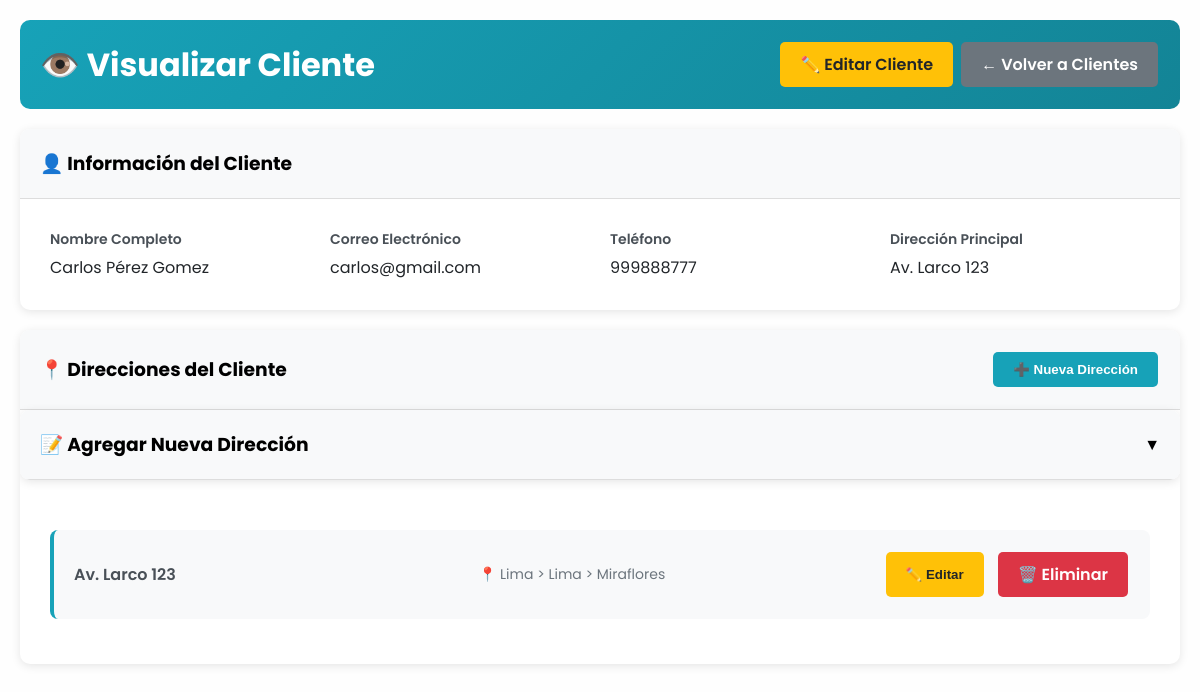
The page /admin/clientes/visualizar.php?id=1 (signed in) on the database its author committed.
### tables this page shows
CREATE TABLE IF NOT EXISTS `cliente` (
  `ID_CLIENTE` INT NOT NULL AUTO_INCREMENT,
  `NOMBRE` VARCHAR(45) NULL,
  `APELLIDOS` VARCHAR(45) NULL,
  `CORREO` VARCHAR(45) NULL,
  `TELEFONO` VARCHAR(45) NULL,
  `DIRECCION` VARCHAR(45) NULL,
  PRIMARY KEY (`ID_CLIENTE`));

CREATE TABLE IF NOT EXISTS `direccion_cliente` (
  `ID_DIRECCION_CLIENTE` INT NOT NULL AUTO_INCREMENT,
  `CALLE` VARCHAR(45) NOT NULL,
  `NUMERO` VARCHAR(45) NOT NULL,
  `ID_DISTRITO` INT NOT NULL,
  `ID_CLIENTE` INT NOT NULL,
  PRIMARY KEY (`ID_DIRECCION_CLIENTE`, `ID_DISTRITO`),
  INDEX `fk_direccion_cliente_distrito1_idx` (`ID_DISTRITO` ASC) VISIBLE,
  INDEX `fk_direccion_cliente_cliente1_idx` (`ID_CLIENTE` ASC) VISIBLE,
  CONSTRAINT `fk_direccion_cliente_distrito1`
    FOREIGN KEY (`ID_DISTRITO`)
    REFERENCES `distrito` (`ID_DISTRITO`)
    ON DELETE NO ACTION
    ON UPDATE NO ACTION,
  CONSTRAINT `fk_direccion_cliente_cliente1`
    FOREIGN KEY (`ID_CLIENTE`)
    REFERENCES `cliente` (`ID_CLIENTE`)
    ON DELETE NO ACTION
    ON UPDATE NO ACTION);

CREATE TABLE IF NOT EXISTS `ciudad` (
  `ID_CIUDAD` INT NOT NULL AUTO_INCREMENT,
  `NOMBRE` VARCHAR(45) NOT NULL,
  PRIMARY KEY (`ID_CIUDAD`),
  UNIQUE INDEX `NOMBRE_UNIQUE` (`NOMBRE` ASC) VISIBLE);

CREATE TABLE IF NOT EXISTS `provincia` (
  `ID_PROVINCIA` INT NOT NULL AUTO_INCREMENT,
  `NOMBRE` VARCHAR(45) NOT NULL,
  `ID_CIUDAD` INT NOT NULL,
  PRIMARY KEY (`ID_PROVINCIA`),
  INDEX `fk_provincia_ciudad_idx` (`ID_CIUDAD` ASC) VISIBLE,
  CONSTRAINT `fk_provincia_ciudad`
    FOREIGN KEY (`ID_CIUDAD`)
    REFERENCES `ciudad` (`ID_CIUDAD`)
    ON DELETE NO ACTION
    ON UPDATE NO ACTION);

CREATE TABLE IF NOT EXISTS `distrito` (
  `ID_DISTRITO` INT NOT NULL AUTO_INCREMENT,
  `NOMBRE` VARCHAR(45) NOT NULL,
  `ID_PROVINCIA` INT NOT NULL,
  PRIMARY KEY (`ID_DISTRITO`),
  INDEX `fk_distrito_provincia1_idx` (`ID_PROVINCIA` ASC) VISIBLE,
  CONSTRAINT `fk_distrito_provincia1`
    FOREIGN KEY (`ID_PROVINCIA`)
    REFERENCES `provincia` (`ID_PROVINCIA`)
    ON DELETE NO ACTION
    ON UPDATE NO ACTION);

### admin/clientes/visualizar.php (the view, shortened to what this page needs)
<?php
$conexion = getConnection();
$id_cliente = $_GET['id'];
$stmt = $conexion->prepare("SELECT * FROM cliente WHERE ID_CLIENTE = ?");
$stmt->bind_param("i", $id_cliente);
$stmt->execute();
$resultado = $stmt->get_result();
$cliente = $resultado->fetch_assoc();
$query = "SELECT dc.*, d.NOMBRE as DISTRITO_NOMBRE, p.NOMBRE as PROVINCIA_NOMBRE, c.NOMBRE as CIUDAD_NOMBRE
          FROM direccion_cliente dc
          INNER JOIN distrito d ON dc.ID_DISTRITO = d.ID_DISTRITO
          INNER JOIN provincia p ON d.ID_PROVINCIA = p.ID_PROVINCIA
          INNER JOIN ciudad c ON p.ID_CIUDAD = c.ID_CIUDAD
          WHERE dc.ID_CLIENTE = ?
          ORDER BY dc.ID_DIRECCION_CLIENTE";
$stmt = $conexion->prepare($query);
$stmt->bind_param("i", $id_cliente);
$stmt->execute();
$direcciones_result = $stmt->get_result();
?>
<!DOCTYPE html>
<html lang="es">
<head>
    <link rel="stylesheet" href="../../style.css">
</head>
<body>
    <div class="admin-container">
        <div class="admin-header">
            <h1>👁️ Visualizar Cliente</h1>
            <div>
                <a href="editar.php?id=<?php echo $id_cliente; ?>" class="btn btn-warning">✏️ Editar Cliente</a>
                <a href="index.php" class="btn btn-secondary">← Volver a Clientes</a>
            </div>
        </div>
        <div class="info-container">
            <div class="info-header">
                <h3>👤 Información del Cliente</h3>
            </div>
            <div class="info-body">
                <div class="info-grid">
                    <div class="info-item">
                        <span class="info-label">Nombre Completo</span>
                        <span class="info-value"><?php echo htmlspecialchars($cliente['NOMBRE'] . ' ' . $cliente['APELLIDOS']); ?></span>
                    </div>
                    <div class="info-item">
                        <span class="info-label">Correo Electrónico</span>
                        <span class="info-value"><?php echo htmlspecialchars($cliente['CORREO']); ?></span>
                    </div>
                    <div class="info-item">
                        <span class="info-label">Teléfono</span>
                        <span class="info-value"><?php echo htmlspecialchars($cliente['TELEFONO']); ?></span>
                    </div>
                    <div class="info-item">
                        <span class="info-label">Dirección Principal</span>
                        <span class="info-value"><?php echo htmlspecialchars($cliente['DIRECCION'] ?: 'No especificada'); ?></span>
                    </div>
                </div>
            </div>
        </div>
        <div class="direcciones-container">
            <div class="direcciones-header">
                <h3>📍 Direcciones del Cliente</h3>
                <button class="btn btn-primary" onclick="toggleForm()">➕ Nueva Dirección</button>
            </div>
            <div class="form-container">
                <div class="form-header" onclick="toggleForm()">
                    <h3>📝 Agregar Nueva Dirección</h3>
                    <span id="toggle-icon">▼</span>
                </div>
            </div>
            <div class="direcciones-body">
                <?php if ($direcciones_result->num_rows > 0): ?>
                    <?php while ($direccion = $direcciones_result->fetch_assoc()): ?>
                        <div class="direccion-card">
                            <div class="direccion-info">
                                <div>
                                    <div class="direccion-text">
                                        <?php echo htmlspecialchars($direccion['CALLE'] . ' ' . $direccion['NUMERO']); ?>
                                    </div>
                                </div>
                                <div class="direccion-location">
                                    📍 <?php echo htmlspecialchars($direccion['CIUDAD_NOMBRE'] . ' > ' . $direccion['PROVINCIA_NOMBRE'] . ' > ' . $direccion['DISTRITO_NOMBRE']); ?>
                                </div>
                                <div class="direccion-actions">
                                    <button class="btn btn-warning" onclick="editarDireccion(<?php echo $direccion['ID_DIRECCION_CLIENTE']; ?>, '<?php echo htmlspecialchars($direccion['CALLE']); ?>', '<?php echo htmlspecialchars($direccion['NUMERO']); ?>', <?php echo $direccion['ID_DISTRITO']; ?>)">
                                        ✏️ Editar
                                    </button>
                                    <a href="visualizar.php?id=<?php echo $id_cliente; ?>&action=eliminar_direccion&direccion_id=<?php echo $direccion['ID_DIRECCION_CLIENTE']; ?>"
                                       class="btn btn-danger"
                                       onclick="return confirm('¿Estás seguro de que quieres eliminar esta dirección?')">
                                        🗑️ Eliminar
                                    </a>
                                </div>
                            </div>
                        </div>
                    <?php endwhile; ?>
                <?php endif; ?>
            </div>
        </div>
    </div>
</body>
</html>

### style.css (style rules this page uses)
* { margin: 0; padding: 0; box-sizing: border-box; text-decoration: none; list-style: none; }
html { scroll-behavior: smooth; }
body { font-family: 'poppins', sans-serif; background-color: #fefefe; }

### admin/clientes/visualizar.php (style rules this page uses)
.admin-container { max-width: 1200px; margin: 0 auto; padding: 20px; }
.admin-header { background: linear-gradient(135deg, #17a2b8, #138496); color: white; padding: 20px; border-radius: 10px; margin-bottom: 20px; display: flex; justify-content: space-between; align-items: center; }
.btn { display: inline-block; padding: 10px 20px; border-radius: 5px; text-decoration: none; font-weight: 600; transition: background 0.3s ease; border: none; cursor: pointer; margin: 2px; }
.btn-primary { background: #17a2b8; color: white; }
.btn-secondary { background: #6c757d; color: white; }
.btn-danger { background: #dc3545; color: white; }
.btn-warning { background: #ffc107; color: #212529; }
.info-container { background: white; border-radius: 10px; box-shadow: 0 2px 10px rgba(0,0,0,0.1); overflow: hidden; margin-bottom: 20px; }
.info-header { background: #f8f9fa; padding: 20px; border-bottom: 1px solid #ddd; }
.info-body { padding: 30px; }
.info-grid { display: grid; grid-template-columns: repeat(auto-fit, minmax(250px, 1fr)); gap: 20px; }
.info-item { display: flex; flex-direction: column; }
.info-label { font-weight: 600; color: #495057; margin-bottom: 5px; font-size: 14px; }
.info-value { color: #212529; font-size: 16px; }
.direcciones-container { background: white; border-radius: 10px; box-shadow: 0 2px 10px rgba(0,0,0,0.1); overflow: hidden; }
.direcciones-header { background: #f8f9fa; padding: 20px; border-bottom: 1px solid #ddd; display: flex; justify-content: space-between; align-items: center; }
.direcciones-body { padding: 30px; }
.direccion-card { background: #f8f9fa; border-radius: 8px; padding: 20px; margin-bottom: 15px; border-left: 4px solid #17a2b8; }
.direccion-info { display: grid; grid-template-columns: 1fr 1fr auto; gap: 15px; align-items: center; }
.direccion-text { font-weight: 600; color: #495057; }
.direccion-location { color: #6c757d; font-size: 14px; }
.direccion-actions { display: flex; gap: 10px; }
.form-container { background: white; border-radius: 10px; box-shadow: 0 2px 10px rgba(0,0,0,0.1); overflow: hidden; margin-bottom: 20px; }
.form-header { background: #f8f9fa; padding: 20px; border-bottom: 1px solid #ddd; cursor: pointer; display: flex; justify-content: space-between; align-items: center; }

### rows shown on the page
cliente: NOMBRE+APELLIDOS "Carlos Pérez Gomez", CORREO "carlos@gmail.com", TELEFONO "999888777", DIRECCION "Av. Larco 123"
direccion_cliente: CALLE+NUMERO "Av. Larco 123", ciudad.NOMBRE "Lima > Lima > Miraflores"
